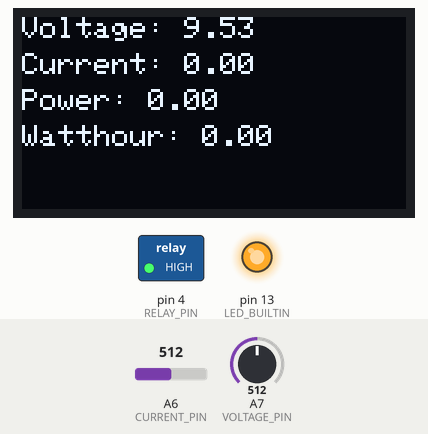
Recording of a sketch running on a simulated Arduino Nano, built with avr-gcc and run on an emulated ATmega328P. Shown: 128×64 one-colour display, switched loads named in the sketch (green lamp = pin HIGH), output pins drawn as LEDs (lit = HIGH). Inputs (shaded band) come from the test bench; at power-on: A7 (VOLTAGE_PIN) = 512, A6 (CURRENT_PIN) = 512.

Above: at 2.6 s.
2.7 s: A7 (VOLTAGE_PIN) set to 234
At 5.4 s:
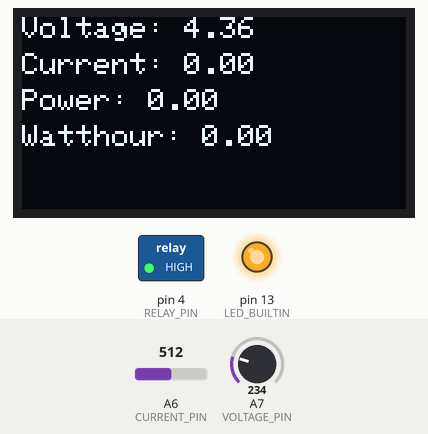
5.7 s: A7 (VOLTAGE_PIN) set to 210
At 7.8 s:
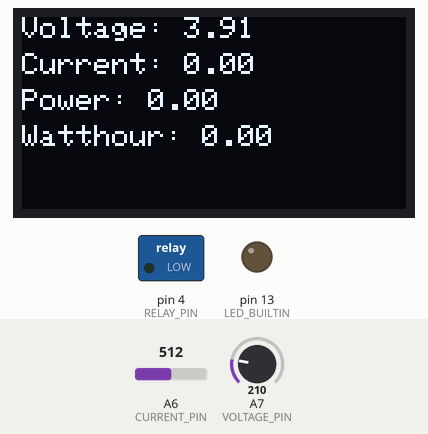
8.7 s: A6 (CURRENT_PIN) set to 716
At 11.3 s:
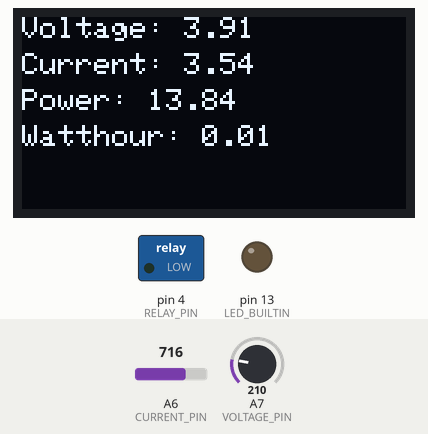
11.7 s: A7 (VOLTAGE_PIN) set to 306
At 12.8 s:
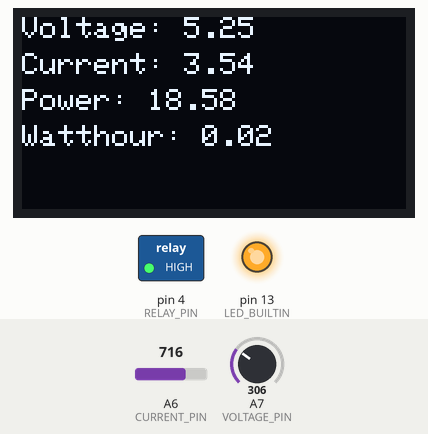
13.9 s: A6 (CURRENT_PIN) set to 900
At 15.2 s:
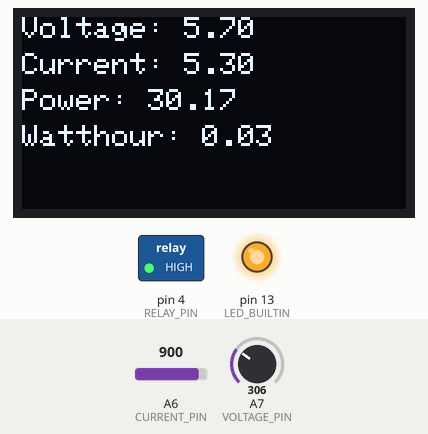
16.9 s: A6 (CURRENT_PIN) set to 1023
At 17.8 s:
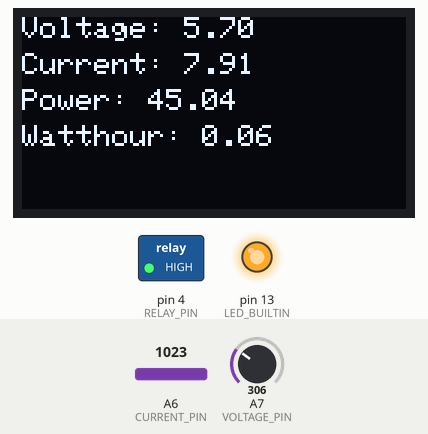
Timing chart, 0 to 19.9 s (numbered marks = the images above; inputs shaded):
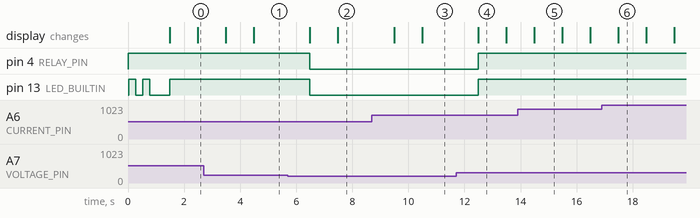

Measured:
- the behaviour switches between 223 and 222 on A7 (VOLTAGE_PIN) (found by bisection; images 1 and 2)
- after the input at 2.7 s, the display: first changes after 0.79 s (image 1 shows a later state)
- after the input at 5.7 s, pin 4 (RELAY_PIN), pin 13 (LED_BUILTIN): HIGH → LOW after 0.79 s; the display: first changes after 0.79 s (image 2 shows a later state)
- after the input at 8.7 s, the display: first changes after 0.79 s (image 3 shows a later state)
- after the input at 11.7 s, pin 4 (RELAY_PIN), pin 13 (LED_BUILTIN): LOW → HIGH after 0.79 s; the display: changes after 0.79 s (image 4)
- what the display in image 4 shows lasts 1.0 s, from 12.5 s to 13.5 s

The sketch:

capacity_meter_disp.ino
```cpp
#include <Wire.h>
#include <Adafruit_GFX.h>
#include <Adafruit_SSD1306.h>

#define VOLTAGE_PIN A7 // Must be an analog pin
#define CURRENT_PIN A6 // Must be an analog pin
#define RELAY_PIN 4    // Any digital/analog pin
#define DISPLAY_ADDRESS 0x3C  // oled address: 0X3C (default) or 0x3D

#define MAX_BATTERY_VOLT 4.15  // Maximum voltage before charging cutoff
#define MIN_BATTERY_VOLT 2.95  // Minimum voltage before discharging cutoff

#define R1 4700  // Resistor between battery +ve and arduino analog's pin
#define R2 980   // Resistor between arduino's analog pin and ground

#define ACS_STEP_VOLT 0.185 // Voltage increase on arduino's pin for every amp
// I've used ACS7127 with max rating of 5A.

#define POLL_INTERVAL 1000 // Update data every 1000 ms
#define SAMPLE_INTERVAL 50 // Take a voltage and currrent sample every 50 ms

#define AREF_VOLT 3.285  // Voltage at the Aref/ref pin of the arduino (never exceed 5 volts)
#define ADC_MAX 1023     // Max value of adc

unsigned long poll_interval, sample_interval;

Adafruit_SSD1306 disp(128, 64, &Wire, -1);

float ACS_IDLE_VAL;
unsigned long curMillis;
unsigned long voltage, current, sampleCount;
float volts, amps, watts, watthour;

void setup() {
  pinMode(VOLTAGE_PIN, INPUT);
  pinMode(CURRENT_PIN, INPUT);

  pinMode(LED_BUILTIN, OUTPUT);
  pinMode(RELAY_PIN, OUTPUT);

  digitalWrite(RELAY_PIN, HIGH);

  analogReference(EXTERNAL);

  Wire.begin();
  while(!disp.begin(SSD1306_SWITCHCAPVCC, DISPLAY_ADDRESS)) {
    blinkLed(1, 1000);
  }

  blinkLed(2, 500);

  ACS_IDLE_VAL = 0;
  for(int i=0; i<200; i++) {
    ACS_IDLE_VAL += analogRead(CURRENT_PIN);
    delay(2);
  }
  ACS_IDLE_VAL = ACS_IDLE_VAL / 200;

  voltage = 0; current = 0; sampleCount = 0;
  volts = 0.0; amps = 0.0; watts = 0.0; watthour = 0.0;

  curMillis = millis();
  poll_interval = curMillis;
  sample_interval = curMillis;
}

void loop() {
  curMillis = millis();
  if((int32_t)(curMillis - poll_interval) >= 0) {
    poll_interval += POLL_INTERVAL;
    if(sampleCount==0) { sampleCount = 1; }
    volts = voltage * AREF_VOLT * (R1 + R2) / R2 / ADC_MAX / sampleCount;
    amps = (((float)current / sampleCount) - ACS_IDLE_VAL) * AREF_VOLT / ADC_MAX / ACS_STEP_VOLT;
    watts = volts * amps;
    watthour = watthour + (watts * POLL_INTERVAL / 1000 / 3600);
    displayValue();
    voltage = 0; current = 0; sampleCount = 0;
  }
  if((int32_t)(curMillis - sample_interval) >= 0) {
    sample_interval += SAMPLE_INTERVAL;
    voltage += analogRead(VOLTAGE_PIN);
    current += analogRead(CURRENT_PIN);
    sampleCount++;
  }
  if(volts>MAX_BATTERY_VOLT || volts<MIN_BATTERY_VOLT) {
    digitalWrite(LED_BUILTIN, HIGH); digitalWrite(RELAY_PIN, HIGH);
  } else {
    digitalWrite(LED_BUILTIN, LOW); digitalWrite(RELAY_PIN, LOW);
  }
}

void displayValue() {
  disp.clearDisplay(); disp.setTextColor(WHITE);
  disp.setCursor(0, 0);  disp.print("Voltage: ");  disp.print(volts);
  disp.setCursor(0, 12); disp.print("Current: ");  disp.print(amps);
  disp.setCursor(0, 24); disp.print("Power: ");    disp.print(watts);
  disp.setCursor(0, 36); disp.print("Watthour: "); disp.print(watthour);
  disp.display();
}


void blinkLed(int blinks, int duration) {
  int gap = duration/2;
  for(int i=0; i<blinks; i++) {
    digitalWrite(LED_BUILTIN, HIGH); delay(gap);
    digitalWrite(LED_BUILTIN, LOW); delay(gap);
  }
}
```
